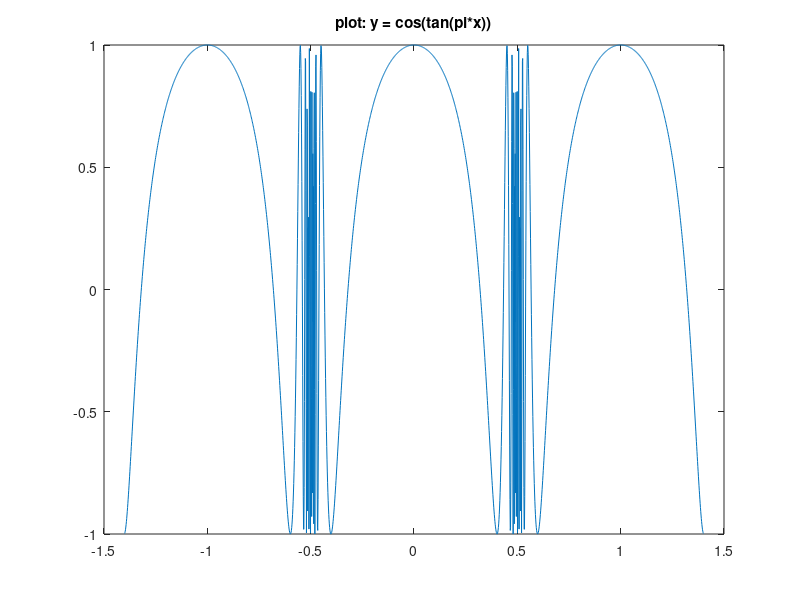

MATLAB code to generate this figure:
x = linspace(-1.4,1.4,2000);   % 注意范围避免太多奇点；可视化选取 -1.4..1.4
y = cos(tan(pi.*x));
plot(x,y);
title('plot: y = cos(tan(pi*x))');
